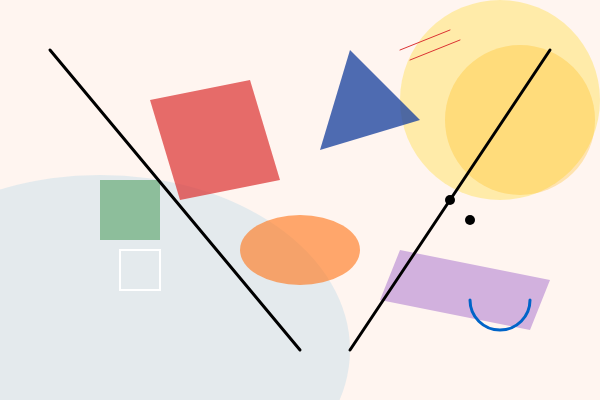
Frame 1 (no input)
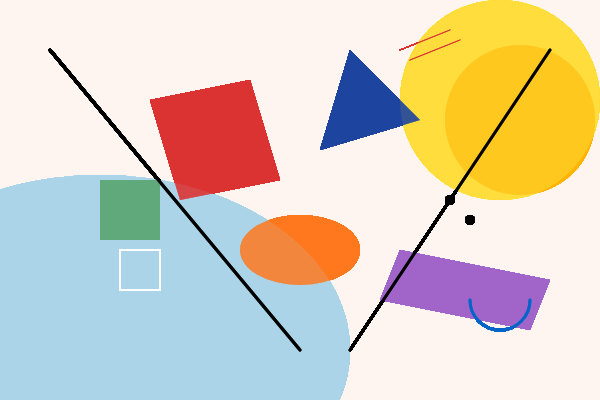
Frame 60 (no input)
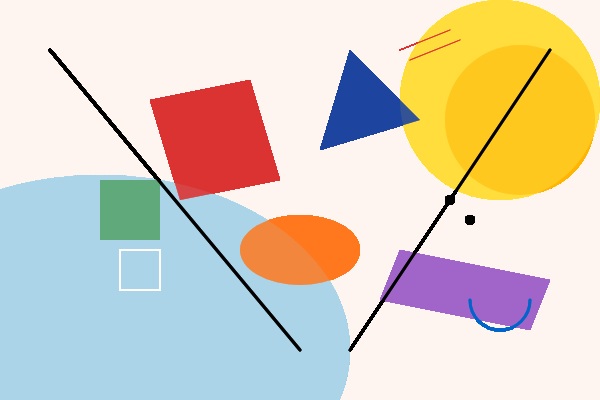
Frame 120 (the mouse pressed at the canvas centre since frame 60)

The p5.js sketch that drew these frames (run headless with seeded random() and noise() and a simulated clock; from frame 60 on, the mouse is pressed at the canvas centre):

// p5.js sketch
// ── sketch.js
function setup() {
  createCanvas(600, 400);
  background(300, 245, 240);
}

function draw() {
  noStroke();
  
  fill(170, 210, 230, 80);
  ellipse(100, 350, 500, 350); 
  
  fill(255, 220, 60, 100);
  circle(500, 100, 200);
  fill(255, 180, 0, 70);
  circle(520, 120, 150)
  
  fill(220, 50, 50, 180);
  quad(150, 100, 250, 80, 280, 180, 180, 200); 

  fill(30, 70, 160, 200);
  triangle(350, 50, 420, 120, 320, 150);
  
  
  fill(160, 100, 200, 120);
  quad(400, 250, 550, 280, 530, 330, 380, 300);
  
  
  fill(80, 160, 100, 150);
  rect(100, 180, 60, 60);

  
  fill(255, 120, 30, 160);
  ellipse(300, 250, 120, 70);

  stroke(0);
  strokeWeight(3);
  line(50, 50, 300, 350);
  line(550, 50, 350, 350); 
  
  
  stroke(220, 50, 50);
  strokeWeight(1);
  line(400, 50, 450, 30);
  line(410, 60, 460, 40);


  stroke(0);
  strokeWeight(10);
  point(450, 200);
  point(470, 220);
  

  noFill();
  stroke(255);
  strokeWeight(2);
  rect(120, 250, 40, 40);
  

  noFill();
  stroke(0, 100, 200);
  strokeWeight(3);
  arc(500, 300, 60, 60, 0, PI); 
} 
